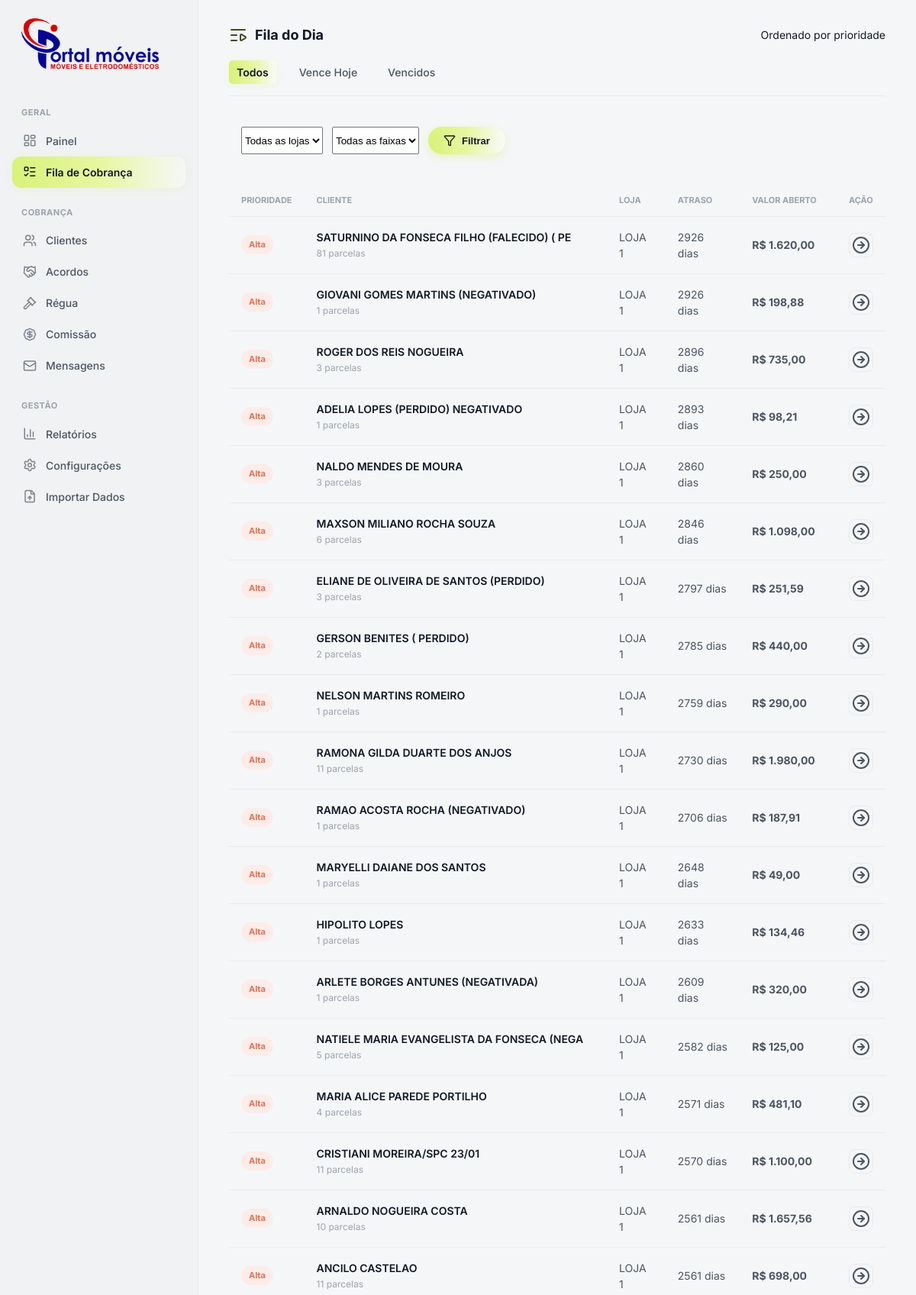
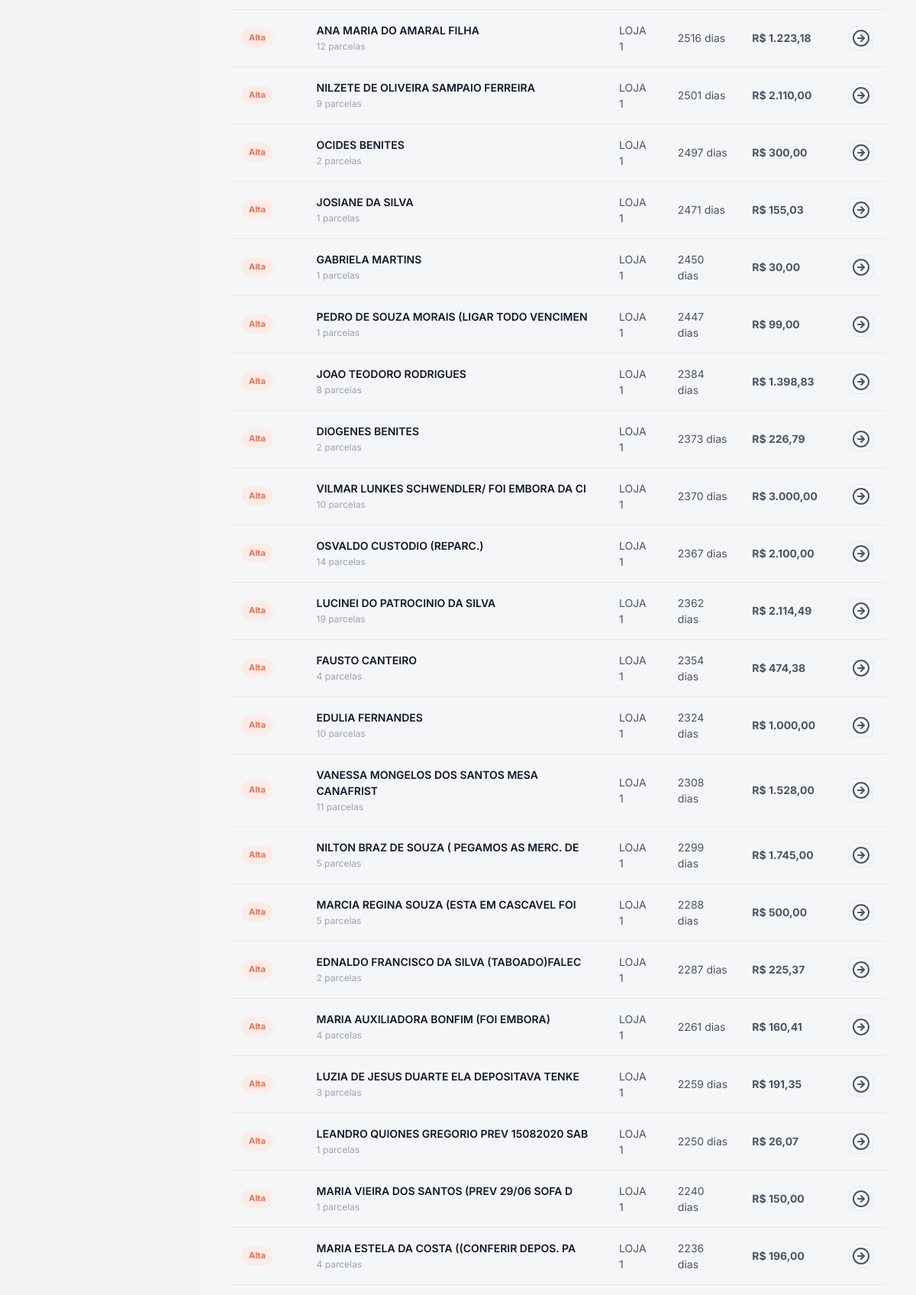
Screenshot of /queue (signed in, upper part) with the database file from the repository (2 pictures, top to bottom).
### app/main.py (models this page shows)
class Customer(Base):
    __tablename__ = "customers"
    id = Column(Integer, primary_key=True)
    external_key = Column(String(190), unique=True, nullable=False)
    name = Column(String(190), nullable=False)
    cpf_cnpj = Column(String(40), nullable=True)
    whatsapp = Column(String(40), nullable=True)
    store = Column(String(80), nullable=True)
    address = Column(String(255), nullable=True)
    assigned_to_user_id = Column(Integer, ForeignKey("users.id"), nullable=True)
    created_at = Column(DateTime, default=datetime.utcnow)
    updated_at = Column(DateTime, default=datetime.utcnow)
    assigned_to = relationship("User")
    installments = relationship("Installment", back_populates="customer", cascade="all, delete-orphan")
    actions = relationship("CollectionAction", back_populates="customer", cascade="all, delete-orphan")

### app/main.py (the view)
@app.get("/queue", response_class=HTMLResponse)
def queue_page(request: Request,
               store: Optional[str] = None,
               range: Optional[str] = None,
               tab: Optional[str] = None,
               db: Session = Depends(get_db)):
    user = require_login(request, db)
    query = db.query(Customer)
    if user.role == "COBRANCA":
        if user.store:
            query = query.filter(Customer.store == user.store)
        assigned_exist = db.query(Customer).filter(Customer.assigned_to_user_id != None).count() > 0
        if assigned_exist:
            query = query.filter(Customer.assigned_to_user_id == user.id)
    if store:
        query = query.filter(Customer.store == store)
    customers = query.all()
    items = []
    for c in customers:
        insts = [i for i in c.installments if i.status == "ABERTA" and Decimal(i.open_amount) > 0]
        if tab == "due_today":
            insts = [i for i in insts if days_overdue(i.due_date) == 0]
        elif tab == "overdue":
            insts = [i for i in insts if days_overdue(i.due_date) > 0]
        if not insts:
            continue
        max_over = max([days_overdue(i.due_date) for i in insts])
        total_open = sum([Decimal(i.open_amount) for i in insts], Decimal("0"))
        pr = bucket_priority(max_over)
        items.append({
            "customer": c,
            "max_overdue": max_over,
            "priority": pr,
            "total_open": total_open,
            "count_open": len(insts)
        })
    if range:
        def ok(d):
            if range == "0-4": return 1 <= d <= 4
            if range == "5-14": return 5 <= d <= 14
            if range == "15-29": return 15 <= d <= 29
            if range == "30-59": return 30 <= d <= 59
            if range == "60+": return d >= 60
            if range == "a-vencer": return d < 0
            return True
        items = [it for it in items if ok(it["max_overdue"])]
    items.sort(key=lambda it: (it["priority"], it["max_overdue"], it["total_open"]), reverse=True)
    return render("queue.html", request=request, user=user, title="Fila de Cobrança",
                  items=items[:500],
                  stores=stores_list(db),
                  selected_store=store or "",
                  selected_range=range or "",
                  tab=tab)

### app/templates/queue.html (shortened to what this page needs)
{% extends "layout.html" %}
{% block content %}
<div class="card">
  <div class="card-h">
    <div class="card-title">
      <i data-lucide="list-video" style="color: var(--primary-text)"></i>
      Fila do Dia
    </div>
    <span class="muted small">Ordenado por prioridade</span>
  </div>
  <div class="card-h" style="border-bottom: 1px solid var(--border); margin-bottom: 0; padding-bottom: 15px;">
    <div style="display: flex; gap: 20px;">
      <a href="/queue" class="nav-link {% if not tab %}active{% endif %}"
        style="padding: 5px 10px; border-radius: 5px;">Todos</a>
      <a href="/queue?tab=due_today" class="nav-link {% if tab=='due_today' %}active{% endif %}"
        style="padding: 5px 10px; border-radius: 5px;">Vence Hoje</a>
      <a href="/queue?tab=overdue" class="nav-link {% if tab=='overdue' %}active{% endif %}"
        style="padding: 5px 10px; border-radius: 5px;">Vencidos</a>
    </div>
  </div>
  <form method="get" action="/queue"
    style="display:flex; gap:12px; margin:24px 0; background:var(--bg); padding:16px; border-radius:var(--radius-md)">
    <select name="store" style="max-width:200px">
      <option value="">Todas as lojas</option>
    </select>
    <select name="range" style="max-width:200px">
      <option value="">Todas as faixas</option>
    </select>
    <button class="btn btn-primary" type="submit">
      <i data-lucide="filter"></i> Filtrar
    </button>
  </form>
  <div class="table-wrap">
    <table class="clean-table">
      <thead>
        <tr>
          <th>Prioridade</th>
          <th>Cliente</th>
          <th>Loja</th>
          <th>Atraso</th>
          <th>Valor Aberto</th>
          <th>Ação</th>
        </tr>
      </thead>
      <tbody>
        {% if items %}
        {% for it in items %}
        <tr>
          <td>
            {% if it.priority >= 4 %}
            <span class="badge red">Alta</span>
            {% elif it.priority >= 2 %}
            <span class="badge yellow">Média</span>
            {% else %}
            <span class="badge green">Normal</span>
            {% endif %}
          </td>
          <td>
            <div class="client-cell">
              <span class="client-name">{{ it.customer.name }}</span>
              <span class="client-sub">{{ it.count_open }} parcelas</span>
            </div>
          </td>
          <td>{{ it.customer.store or "-" }}</td>
          <td>
            {% if it.max_overdue > 0 %}
            {{ it.max_overdue }} dias
            {% elif it.max_overdue == 0 %}
            <span class="badge yellow">Vence Hoje</span>
            {% else %}
            Em dia
            {% endif %}
          </td>
          <td style="font-weight:700">{{ it.total_open | brl }}</td>
          <td>
            <a class="btn-action-icon" href="/customers/{{ it.customer.id }}" title="Abrir Cliente">
              <i data-lucide="arrow-right-circle"></i>
            </a>
          </td>
        </tr>
        {% endfor %}
        {% else %}
        <tr>
          <td colspan="6" style="text-align: center; padding: 40px; color: var(--text-3);">
            Nenhum cliente encontrado para este filtro.
          </td>
        </tr>
        {% endif %}
      </tbody>
    </table>
  </div>
</div>
{% endblock %}

### app/static/css/app.css (style rules this page uses)
:root { --bg: #F5F6F7; --sidebar-bg: #F0F2F3; --surface: #FFFFFF; --primary: #D8F279; --primary-hover: #CBEF6A; --primary-text: #3F4D22; --grad-primary: linear-gradient(90deg, #D8F279 0%, #E7F6A0 50%, rgba(255, 255, 255, 0.4) 100%); --grad-hover: linear-gradient(90deg, #CBEF6A 0%, #D8F279 100%); --success: #7CCF7A; --success-bg: #E8F9E8; --warning: #F2C94C; --warning-bg: #FFF8E1; --danger: #E76F51; --danger-bg: #FDECE8; --text: #111827; --text-2: #4B5563; --text-3: #9CA3AF; --font-main: 'Inter', system-ui, sans-serif; --border: rgba(0, 0, 0, 0.05); --shadow-card: 0 4px 20px rgba(0, 0, 0, 0.03); --shadow-float: 0 10px 30px rgba(0, 0, 0, 0.05); --sidebar-w: 260px; --topbar-h: 70px; --radius-sm: 8px; --radius-md: 12px; --radius-lg: 18px; --ease: cubic-bezier(0.2, 0.8, 0.2, 1); }
*, *::before, *::after { box-sizing: border-box; margin: 0; padding: 0 }
html { -webkit-font-smoothing: antialiased; }
body { font-family: var(--font-main); background: var(--bg); color: var(--text); font-size: 14px; line-height: 1.5; }
a { text-decoration: none; color: inherit; transition: all .2s }
.nav-link { display: flex; align-items: center; gap: 12px; padding: 10px 14px; border-radius: var(--radius-md); color: var(--text-2); font-weight: 500; transition: all .2s var(--ease); }
.nav-link.active { background: var(--grad-primary); color: var(--text); font-weight: 600; box-shadow: 0 2px 10px rgba(216, 242, 121, 0.2); }
.card-h { display: flex; align-items: center; justify-content: space-between; margin-bottom: 20px; }
.card-title { font-size: 18px; font-weight: 700; display: flex; align-items: center; gap: 10px }
.clean-table { width: 100%; border-collapse: separate; border-spacing: 0 }
.clean-table th { text-align: left; padding: 12px 16px; font-size: 11px; font-weight: 700; color: var(--text-3); text-transform: uppercase; border-bottom: 1px solid var(--border); }
.clean-table td { padding: 16px; border-bottom: 1px solid var(--border); font-size: 14px; color: var(--text-2); vertical-align: middle; }
.client-cell { display: flex; flex-direction: column; gap: 2px }
.client-name { font-weight: 600; color: var(--text) }
.client-sub { font-size: 12px; color: var(--text-3) }
.badge { display: inline-block; padding: 4px 10px; border-radius: 20px; font-size: 11px; font-weight: 700; }
.badge.red { background: var(--danger-bg); color: var(--danger) }
.btn-action-icon { width: 32px; height: 32px; border-radius: 8px; border: 1px solid var(--border); background: transparent; display: flex; align-items: center; justify-content: center; color: var(--text-2); transition: all .2s; cursor: pointer; }
.btn { display: inline-flex; align-items: center; gap: 8px; padding: 10px 20px; border-radius: 50px; font-size: 13px; font-weight: 600; cursor: pointer; border: none; transition: transform .1s; }
.btn svg { width: 16px; height: 16px }
.btn-primary { background: var(--grad-primary); color: var(--text); box-shadow: 0 4px 12px rgba(216, 242, 121, 0.4); }

### rows the page displays
Customer: customer.name "SATURNINO DA FONSECA FILHO (FALECIDO) ( PE", customer "LOJA 1"
Customer: customer.name "GIOVANI GOMES MARTINS (NEGATIVADO)", customer "LOJA 1"
Customer: customer.name "ROGER DOS REIS NOGUEIRA", customer "LOJA 1"
Customer: customer.name "ADELIA LOPES (PERDIDO) NEGATIVADO", customer "LOJA 1"
Customer: customer.name "NALDO MENDES DE MOURA", customer "LOJA 1"
Customer: customer.name "MAXSON MILIANO ROCHA SOUZA", customer "LOJA 1"
Customer: customer.name "ELIANE DE OLIVEIRA DE SANTOS (PERDIDO)", customer "LOJA 1"
Customer: customer.name "GERSON BENITES ( PERDIDO)", customer "LOJA 1"
Customer: customer.name "NELSON MARTINS ROMEIRO", customer "LOJA 1"
Customer: customer.name "RAMONA GILDA DUARTE DOS ANJOS", customer "LOJA 1"
Customer: customer.name "RAMAO ACOSTA ROCHA (NEGATIVADO)", customer "LOJA 1"
Customer: customer.name "MARYELLI DAIANE DOS SANTOS", customer "LOJA 1"
Customer: customer.name "HIPOLITO LOPES", customer "LOJA 1"
Customer: customer.name "ARLETE BORGES ANTUNES (NEGATIVADA)", customer "LOJA 1"
Customer: customer.name "NATIELE MARIA EVANGELISTA DA FONSECA (NEGA", customer "LOJA 1"
Customer: customer.name "MARIA ALICE PAREDE PORTILHO", customer "LOJA 1"
Customer: customer.name "CRISTIANI MOREIRA/SPC 23/01", customer "LOJA 1"
Customer: customer.name "ARNALDO NOGUEIRA COSTA", customer "LOJA 1"
Customer: customer.name "ANCILO CASTELAO", customer "LOJA 1"
Customer: customer.name "ANA MARIA DO AMARAL FILHA", customer "LOJA 1"
Customer: customer.name "NILZETE DE OLIVEIRA SAMPAIO FERREIRA", customer "LOJA 1"
Customer: customer.name "OCIDES BENITES", customer "LOJA 1"
Customer: customer.name "JOSIANE DA SILVA", customer "LOJA 1"
Customer: customer.name "GABRIELA MARTINS", customer "LOJA 1"
Customer: customer.name "PEDRO DE SOUZA MORAIS (LIGAR TODO VENCIMEN", customer "LOJA 1"
Customer: customer.name "JOAO TEODORO RODRIGUES", customer "LOJA 1"
Customer: customer.name "DIOGENES BENITES", customer "LOJA 1"
Customer: customer.name "VILMAR LUNKES SCHWENDLER/ FOI EMBORA DA CI", customer "LOJA 1"
Customer: customer.name "OSVALDO CUSTODIO (REPARC.)", customer "LOJA 1"
Customer: customer.name "LUCINEI DO PATROCINIO DA SILVA", customer "LOJA 1"
Customer: customer.name "FAUSTO CANTEIRO", customer "LOJA 1"
Customer: customer.name "EDULIA FERNANDES", customer "LOJA 1"
Customer: customer.name "VANESSA MONGELOS DOS SANTOS MESA CANAFRIST", customer "LOJA 1"
Customer: customer.name "NILTON BRAZ DE SOUZA ( PEGAMOS AS MERC. DE", customer "LOJA 1"
Customer: customer.name "MARCIA REGINA SOUZA (ESTA EM CASCAVEL FOI", customer "LOJA 1"
Customer: customer.name "EDNALDO FRANCISCO DA SILVA (TABOADO)FALEC", customer "LOJA 1"
Customer: customer.name "MARIA AUXILIADORA BONFIM (FOI EMBORA)", customer "LOJA 1"
Customer: customer.name "LUZIA DE JESUS DUARTE ELA DEPOSITAVA TENKE", customer "LOJA 1"
Customer: customer.name "LEANDRO QUIONES GREGORIO PREV 15082020 SAB", customer "LOJA 1"
Customer: customer.name "MARIA VIEIRA DOS SANTOS (PREV 29/06 SOFA D", customer "LOJA 1"
Customer: customer.name "MARIA ESTELA DA COSTA ((CONFERIR DEPOS. PA", customer "LOJA 1"

### other values shown
{{ it.count_open }} "81" "1" "3" "1" "3" "6" "3" "2" "1" "11" "1" "1" "1" "1" "5" "4" "11" "10" "11" "12" "9" "2" "1" "1" "1" "8" "2" "10" "14" "19" "4" "10" "11" "5" "5" "2" "4" "3" "1" "1" "4"
{{ it.max_overdue }} "2926" "2926" "2896" "2893" "2860" "2846" "2797" "2785" "2759" "2730" "2706" "2648" "2633" "2609" "2582" "2571" "2570" "2561" "2561" "2516" "2501" "2497" "2471" "2450" "2447" "2384" "2373" "2370" "2367" "2362" "2354" "2324" "2308" "2299" "2288" "2287" "2261" "2259" "2250" "2240" "2236"
{{ it.total_open | brl }} "R$ 1.620,00" "R$ 198,88" "R$ 735,00" "R$ 98,21" "R$ 250,00" "R$ 1.098,00" "R$ 251,59" "R$ 440,00" "R$ 290,00" "R$ 1.980,00" "R$ 187,91" "R$ 49,00" "R$ 134,46" "R$ 320,00" "R$ 125,00" "R$ 481,10" "R$ 1.100,00" "R$ 1.657,56" "R$ 698,00" "R$ 1.223,18" "R$ 2.110,00" "R$ 300,00" "R$ 155,03" "R$ 30,00" "R$ 99,00" "R$ 1.398,83" "R$ 226,79" "R$ 3.000,00" "R$ 2.100,00" "R$ 2.114,49" "R$ 474,38" "R$ 1.000,00" "R$ 1.528,00" "R$ 1.745,00" "R$ 500,00" "R$ 225,37" "R$ 160,41" "R$ 191,35" "R$ 26,07" "R$ 150,00" "R$ 196,00"
